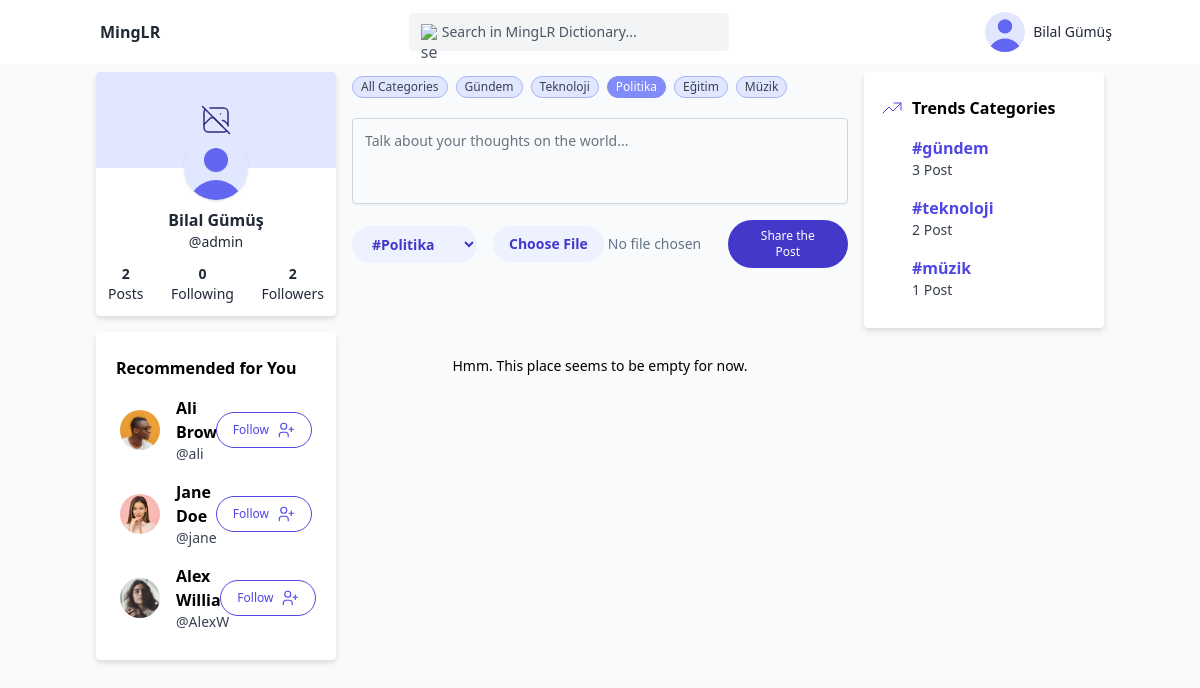
Page /pages/index.php?category_id=3 (signed in) on the committed database.
### tables this page shows
CREATE TABLE `users` (
  `id` int(11) NOT NULL,
  `username` varchar(255) NOT NULL,
  `first_name` varchar(50) NOT NULL,
  `last_name` varchar(50) NOT NULL,
  `email` varchar(255) NOT NULL,
  `password` varchar(255) NOT NULL,
  `profile_picture` varchar(50) NOT NULL DEFAULT 'default',
  `banner_picture` varchar(50) NOT NULL DEFAULT 'default',
  `role_id` int(11) NOT NULL DEFAULT 3,
  `user_date` timestamp NOT NULL DEFAULT current_timestamp() ON UPDATE current_timestamp()
);

CREATE TABLE `category` (
  `category_id` int(11) NOT NULL,
  `category_title` varchar(50) NOT NULL
);

### components/left-bar/components/recomended-user.php (the view, shortened to what this page needs)
<div class="bg-white drop-shadow-md rounded px-4 py-6">
    <span class="text-base font-semibold ml-1">Recommended for You</span>
    <div class="flex flex-col gap-2 mt-3">
        <?php
        $recomendedUserQuery = "SELECT * FROM users WHERE NOT id IN(SELECT receiver_id FROM user_follow WHERE sender_id = ?) AND id != ? LIMIT 3;";
        $stmt = $link->prepare($recomendedUserQuery);
        $stmt->bind_param("ii", $_SESSION["id"], $_SESSION["id"]);
        $stmt->execute();
        $all_recomended_user = $stmt->get_result();
        if (!($all_recomended_user->num_rows < 1)) {
            while ($row = $all_recomended_user->fetch_assoc()) { ?>
                <a href="profile.php?user_id=<?php echo $row["id"] ?>" class="flex justify-between items-center gap-4 hover:bg-indigo-50 px-2">
                    <div class="flex justify-between items-center gap-4">
                        <?php if ($row["profile_picture"] == "default") { ?>
                            <div class="relative w-10 h-10 overflow-hidden bg-indigo-100 rounded-full">
                                <svg class="absolute w-12 h-12 text-indigo-500 -left-1" fill="currentColor" viewBox="0 0 20 20" xmlns="http://www.w3.org/2000/svg">
                                    <path fill-rule="evenodd" d="M10 9a3 3 0 100-6 3 3 0 000 6zm-7 9a7 7 0 1114 0H3z" clip-rule="evenodd"></path>
                                </svg>
                            </div>
                        <?php
                        } else { ?>
                            <img class="rounded-full h-10 w-10 object-cover" src="../assets/images/user/profile/<?php echo $row["profile_picture"]; ?>" alt="avatar" />
                        <?php } ?>
                        <div class="flex flex-col py-1">
                            <span class="text-base font-semibold"><?php echo $row["first_name"] . " " . $row["last_name"]; ?></span>
                            <span class="text-gray-700 text-sm">@<?php echo $row["username"]; ?></span>
                        </div>
                    </div>
                    <div>
                        <form method="POST">
                            <button name="follow_recomended_user" type="submit" class="border border-indigo-600 text-indigo-600 bg-white hover:text-white hover:bg-indigo-600 flex gap-2 items-center transition duration-150 ease-in-out rounded-full py-2 px-4 text-xs focus:outline-none focus:ring-2 focus:ring-offset-2 focus:ring-indigo-600">
                                <span>Follow</span>
                            </button>
                        </form>
                    </div>
                </a>
            <?php }
        } else { ?>
            <div class="pb-2 pt-8 text-sm text-center">Hmm. It looks like you are following everyone.</div>
        <?php } ?>
    </div>
</div>

### components/header.php (shortened to what this page needs)
<div class="h-full w-full">
    <nav class="w-full mx-auto bg-white">
        <div class="container justify-between h-16 flex items-center lg:items-stretch mx-auto">
            <div class="h-full flex items-center">
                <div aria-label="Home" role="img" class="mr-10 flex items-center">
                    <a href="/social2/social/pages/index.php">
                        <h3 class="text-base text-gray-800 font-bold tracking-normal leading-tight ml-0 md:ml-3 lg:block">MingLR</h3>
                    </a>
                </div>
            </div>
            <div class="pr-12 h-full flex items-center">
                <div class="relative w-full">
                    <div class="text-gray-600 absolute ml-3 inset-0 m-auto w-4 h-4">
                        <img src="https://tuk-cdn.s3.amazonaws.com/can-uploader/light_with_Grey_background-svg3.svg" alt="search">
                    </div>
                    <input class="border border-gray-100 focus:outline-none focus:border-indigo-700 w-full md:w-80 rounded text-sm text-gray-500 placeholder-gray-600 bg-gray-100 pl-8 py-2" type="text" placeholder="Search in MingLR Dictionary..." />
                </div>
            </div>
            <div class="h-full flex items-center justify-end">
                <div class="w-full h-full flex items-center">
                    <?php
                    if (isset($_SESSION["loggedin"]) && $_SESSION["loggedin"] === true) {
                        $user_id = $_SESSION["id"];
                        $userQuery = "SELECT * FROM users WHERE id = ?";
                        $stmt = $link->prepare($userQuery);
                        $stmt->bind_param("i", $user_id);
                        $stmt->execute();
                        $result = $stmt->get_result();
                        $user_data = $result->fetch_assoc();
                    ?>
                        <div class="w-full h-full flex">
                            <div x-data="{
                                open: false,
                                toggle() {
                                    if (this.open) {
                                        return this.close()
                                    }
                                    this.$refs.button.focus()
                                    this.open = true
                                },
                                close(focusAfter) {
                                    if (! this.open) return
                                    this.open = false
                                    focusAfter && focusAfter.focus()
                                }
                            }" x-on:keydown.escape.prevent.stop="close($refs.button)" x-on:focusin.window="! $refs.panel.contains($event.target) && close()" x-id="['dropdown-button']" class="cursor-pointer w-full flex items-center justify-end relative">
                                <button x-ref="button" x-on:click="toggle()" :aria-expanded="open" :aria-controls="$id('dropdown-button')" type="button" class="focus:outline-none rounded flex items-center">
                                    <?php if ($user_data["profile_picture"] == "default") { ?>
                                        <div class="relative w-10 h-10 overflow-hidden bg-indigo-100 rounded-full">
                                            <svg class="absolute w-12 h-12 text-indigo-500 -left-1" fill="currentColor" viewBox="0 0 20 20" xmlns="http://www.w3.org/2000/svg">
                                                <path fill-rule="evenodd" d="M10 9a3 3 0 100-6 3 3 0 000 6zm-7 9a7 7 0 1114 0H3z" clip-rule="evenodd"></path>
                                            </svg>
                                        </div>
                                    <?php
                                    } else { ?>
                                        <img class="rounded-full h-10 w-10 object-cover" src="../assets/images/user/profile/<?php echo $user_data["profile_picture"]; ?>" alt="avatar" />
                                    <?php } ?>
                                    <p class="text-gray-800 text-sm ml-2 hidden sm:block"><?php echo $user_data["first_name"] . " " . $user_data["last_name"]; ?></p>
                                </button>
                            </div>
                        </div>
                    <?php } ?>
                </div>
            </div>
        </div>
    </nav>
</div>

### components/left-bar/components/user-card.php (shortened to what this page needs)
<div class="bg-white drop-shadow-md rounded">
    <div class="relative h-24 mb-10">
        <?php if ($userData["banner_picture"] == "default") { ?>
            <div class="w-full h-full absolute rounded-t bg-indigo-100 flex justify-center items-center text-indigo-900">
            </div>
        <?php } else { ?>
            <img src="../assets/images/user/banner/<?php echo $userData["banner_picture"]; ?>" alt="" class="w-full h-full object-cover absolute shadow rounded-t" />
        <?php } ?>
        <a href="profile.php?user_id=<?php echo $userData["id"]; ?>">
            <div class="w-16 h-16 rounded-full bg-cover bg-center bg-no-repeat absolute left-1/2 -translate-x-1/2 bottom-0 -mb-8 shadow flex items-center justify-center">
                <?php if ($userData["profile_picture"] == "default") { ?>
                    <div class="relative w-16 h-16 overflow-hidden bg-indigo-100 rounded-full">
                        <svg class="absolute text-indigo-500 w-20 h-20 -left-2" fill="currentColor" viewBox="0 0 20 20" xmlns="http://www.w3.org/2000/svg">
                            <path fill-rule="evenodd" d="M10 9a3 3 0 100-6 3 3 0 000 6zm-7 9a7 7 0 1114 0H3z" clip-rule="evenodd"></path>
                        </svg>
                    </div>
                <?php } else { ?>
                    <img src="../assets/images/user/profile/<?php echo $userData["profile_picture"]; ?>" alt="" class="absolute z-0 h-full w-full object-cover rounded-full shadow top-0 left-0 bottom-0 right-0" />
                <?php } ?>
            </div>
        </a>
    </div>
    <div class="text-center">
        <h3 class="text-base text-gray-800 font-bold"><?php echo $userData["first_name"] . " " . $userData["last_name"]; ?></h3>
        <p class="text-sm text-gray-800">@<?php echo $userData["username"]; ?></p>
    </div>
    <div class="flex justify-between p-3">
        <?php
        $postCountQuery = "SELECT COUNT(*) as total_post_count FROM post INNER JOIN users ON users.id = post.user_id WHERE users.id = ?;";
        $stmt = $link->prepare($postCountQuery);
        $stmt->bind_param("i", $user_id);
        $stmt->execute();
        $result = $stmt->get_result();
        $postCount = $result->fetch_assoc();
        $followingCountQuery = "SELECT COUNT(*) as total_following_count FROM user_follow WHERE user_follow.sender_id = ?;";
        $stmt = $link->prepare($followingCountQuery);
        $stmt->bind_param("i", $user_id);
        $stmt->execute();
        $result = $stmt->get_result();
        $followingCount = $result->fetch_assoc();
        $followerCountQuery = "SELECT COUNT(*) as total_follower_count FROM user_follow WHERE user_follow.receiver_id = ?;";
        $stmt = $link->prepare($followerCountQuery);
        $stmt->bind_param("i", $user_id);
        $stmt->execute();
        $result = $stmt->get_result();
        $followerCount = $result->fetch_assoc();
        ?>
        <div class="flex flex-col text-center">
            <h3 class="text-sm text-gray-800 font-bold"><?php echo $postCount["total_post_count"]; ?></h3>
            <p class="text-sm text-gray-800">Posts</p>
        </div>
        <div class="flex flex-col text-center">
            <h3 class="text-sm text-gray-800 font-bold"><?php echo $followingCount["total_following_count"]; ?></h3>
            <p class="text-sm text-gray-800">Following</p>
        </div>
        <div class="flex flex-col text-center">
            <h3 class="text-sm text-gray-800 font-bold"><?php echo $followerCount["total_follower_count"]; ?></h3>
            <p class="text-sm text-gray-800">Followers</p>
        </div>
    </div>
</div>

### components/content/components/category-list.php
<div class="container mx-auto flex flex-row flex-wrap gap-2">
    <a href="?category_id=0" class="flex justify-center items-center my-1 font-medium py-1 px-2 rounded-full cursor-pointer border <?php echo ($category_id == 0) ? "bg-indigo-400 border-indigo-400 text-white" : "text-gray-700 bg-indigo-100 border-indigo-300" ?>">
        <div class="text-xs font-normal leading-none max-w-full flex-initial">All Categories</div>
    </a>
    <?php
    $categoryQuery = "SELECT * FROM category";
    $categoryList = $link->query($categoryQuery);
    if ($categoryList->num_rows > 0) {
        while ($row = $categoryList->fetch_assoc()) { ?>
            <a href="?category_id=<?php echo $row["category_id"]; ?>" class="flex justify-center items-center my-1 font-medium py-1 px-2 rounded-full cursor-pointer border <?php echo ($category_id == $row["category_id"]) ? "bg-indigo-400 border-indigo-400 text-white" : "text-gray-700 bg-indigo-100 border-indigo-300" ?>">
                <div class="text-xs font-normal leading-none max-w-full flex-initial"><?php echo ucfirst($row["category_title"]); ?></div>
            </a>
    <?php }
    } ?>
</div>

### components/right-bar/components/trend-card.php (shortened to what this page needs)
<?php function TrendCard($trendData, $title)
{ ?>
    <div class="bg-white drop-shadow-md rounded px-4 py-6">
        <div class="flex gap-2">
            <span class="text-base font-semibold"><?php echo $title; ?></span>
        </div>
        <div class="flex flex-col gap-2 mt-3">
            <?php
            while ($row = $trendData->fetch_assoc()) {
            ?>
                <a href="?category_id=<?php echo $row["category_id"]; ?>" class="flex flex-col py-1 pl-8 hover:bg-indigo-50">
                    <span class="text-indigo-600 text-base font-semibold">#<?php echo $row["category_title"]; ?></span>
                    <span class="text-gray-700 text-sm"><?php echo $row["COUNT(post_id)"]; ?> Post</span>
                </a>
            <?php }
            ?>
        </div>
    </div>
<?php } ?>

### rows in the picture
users: first_name "Bilal", last_name "Gümüş", username "admin"
users: profile_picture (picture), first_name "Ali", last_name "Brown", username "ali"
users: profile_picture (picture), first_name "Jane", last_name "Doe", username "jane"
users: profile_picture (picture), first_name "Alex", last_name "Williams", username "AlexW"
category: category_title "Gündem", category_title "gündem", COUNT "3"
category: category_title "Teknoloji", category_title "teknoloji", COUNT "2"
category: category_title "Politika"
category: category_title "Eğitim"
category: category_title "Müzik", category_title "müzik", COUNT "1"

### other values in the picture
$postCount["total_post_count"] "2"
$followingCount["total_following_count"] "0"
$followerCount["total_follower_count"] "2"
$title "Trends Categories"
